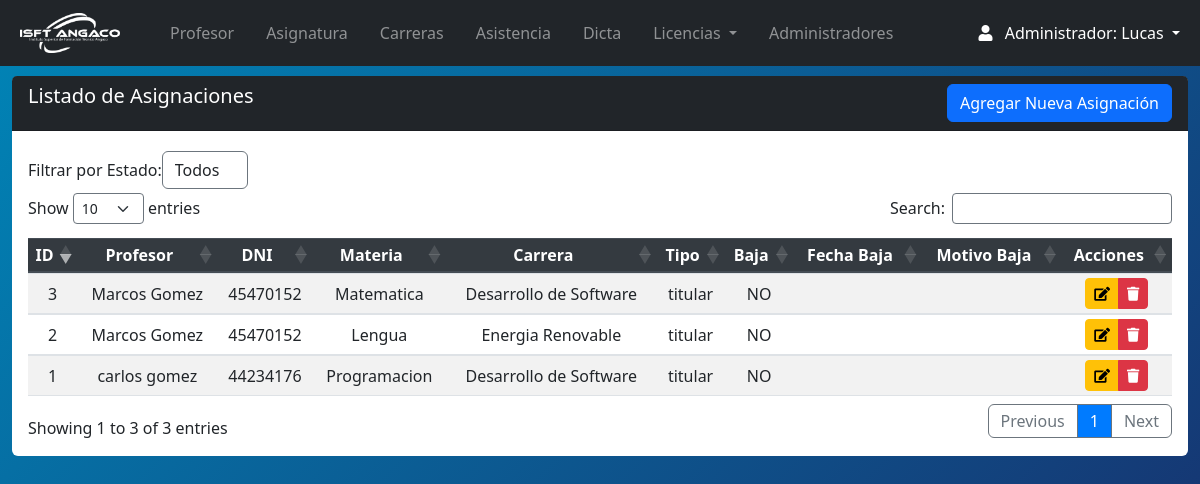
/Views/admin/dicta_index.php (signed in), run on the app's committed database.
### tables this page shows
CREATE TABLE `dicta` (
  `id` int(11) NOT NULL,
  `usuario_id` int(11) DEFAULT NULL,
  `FKmateria` int(11) DEFAULT NULL,
  `tipo` enum('titular','interino','suplente') NOT NULL,
  `Baja` enum('SI','NO') NOT NULL,
  `Fecha_baja` date DEFAULT NULL,
  `motivo_baja` varchar(255) DEFAULT NULL,
  `FK_carrera` int(11) DEFAULT NULL,
  `etapa` varchar(15) NOT NULL
);

CREATE TABLE `usuarios` (
  `id_usuario` int(11) NOT NULL,
  `nombre` varchar(255) NOT NULL,
  `apellido` varchar(255) NOT NULL,
  `dni` varchar(20) NOT NULL,
  `celular` varchar(20) DEFAULT NULL,
  `correo` varchar(255) NOT NULL,
  `password` varchar(255) DEFAULT NULL,
  `direccion` text DEFAULT NULL,
  `foto` varchar(255) DEFAULT NULL,
  `cv` varchar(255) DEFAULT NULL,
  `fechadeingreso` date NOT NULL,
  `fechadebaja` date DEFAULT NULL,
  `etapa` enum('Activo','Inactivo') NOT NULL DEFAULT 'Activo',
  `id_rol` int(11) DEFAULT NULL
);

CREATE TABLE `asignaturas` (
  `id` int(11) NOT NULL,
  `nombre` varchar(255) NOT NULL,
  `cantidaddehoras` int(11) NOT NULL,
  `FK_carrera` int(11) NOT NULL,
  `etapa` enum('Activo','Inactivo') DEFAULT 'Activo'
);

CREATE TABLE `carreras` (
  `id` int(11) NOT NULL,
  `nombre` varchar(255) NOT NULL,
  `descripcion` varchar(255) NOT NULL,
  `etapa` varchar(15) NOT NULL
);

### Views/admin/dicta_index.php (the view, shortened to what this page needs)
<?php
include("../../conn/connection.php");
include("navbar.php");
$db->setAttribute(PDO::ATTR_ERRMODE, PDO::ERRMODE_EXCEPTION);
$etapa = isset($_GET['etapa']) ? $_GET['etapa'] : 'Todos';
$sql = "SELECT d.id, CONCAT(u.nombre, ' ', u.apellido) AS nombre_profesor, u.dni AS dni_profesor, m.nombre AS nombre_materia, c.nombre AS nombre_carrera, d.tipo, d.Baja, d.Fecha_baja, d.motivo_baja, d.etapa
        FROM dicta d
        INNER JOIN usuarios u ON d.usuario_id = u.id_usuario
        INNER JOIN asignaturas m ON d.FKmateria = m.id
        INNER JOIN carreras c ON d.FK_carrera = c.id";
$sql .= " ORDER BY d.id DESC";
$stmt = $db->prepare($sql);
try {
    $stmt->execute();
    $resultado = $stmt->fetchAll(PDO::FETCH_ASSOC);
} catch (PDOException $e) {
    echo "Error en la consulta: " . $e->getMessage();
    exit;
}
?>
<section class="content mt-3">
    <div class="row m-auto">
        <div class="col-sm">
            <div class="card rounded-2 border-0">
                <div class="card-header bg-dark text-white pb-0">
                    <h5 class="d-inline-block">Listado de Asignaciones</h5>
                    <a class="btn btn-primary float-right mb-2" href="dicta_crea.php">Agregar Nueva Asignación</a>
                </div>
                <div class="card-body table-responsive">
                    <form method="get" action="dicta_index.php" class="form-inline justify-content-start my-1">
                        <div class="form-group">
                            <label for="etapa" class="label label-default">Filtrar por Estado: </label>
                            <select name="etapa" id="etapa" class="form-control" onchange="this.form.submit()">
                                <option value="Todos" <?php echo ($etapa === 'Todos') ? 'selected' : ''; ?>>Todos</option>
                            </select>
                        </div>
                    </form>
                    <?php if (empty($resultado)) : ?>
                        <div class="alert alert-info">No hay registros disponibles.</div>
                    <?php else : ?>
                        <table id="example" class="table table-striped table-sm" style="width:100%">
                            <thead class="thead-dark">
                                <tr>
                                    <th>ID</th>
                                    <th>Profesor</th>
                                    <th>DNI</th>
                                    <th>Materia</th>
                                    <th>Carrera</th>
                                    <th>Tipo</th>
                                    <th>Baja</th>
                                    <th>Fecha Baja</th>
                                    <th>Motivo Baja</th>
                                    <th>Acciones</th>
                                </tr>
                            </thead>
                            <tbody>
                                <?php foreach ($resultado as $row) : ?>
                                    <tr>
                                        <td><?php echo htmlspecialchars($row['id']); ?></td>
                                        <td><?php echo htmlspecialchars($row['nombre_profesor']); ?></td>
                                        <td><?php echo htmlspecialchars($row['dni_profesor']); ?></td>
                                        <td><?php echo htmlspecialchars($row['nombre_materia']); ?></td>
                                        <td><?php echo htmlspecialchars($row['nombre_carrera']); ?></td>
                                        <td><?php echo htmlspecialchars($row['tipo']); ?></td>
                                        <td><?php echo htmlspecialchars($row['Baja']); ?></td>
                                        <td><?php echo htmlspecialchars($row['Fecha_baja']); ?></td>
                                        <td><?php echo htmlspecialchars($row['motivo_baja']); ?></td>
                                        <td>
                                            <div class="btn-group">
                                                <a href="dicta_edit.php?id=<?php echo htmlspecialchars($row['id']); ?>" class="btn btn-warning btn-sm"><i class="fas fa-edit"></i></a>
                                                <?php if ($row['etapa'] === 'Inactivo') : ?>
                                                    <button class="btn btn-danger btn-sm" disabled><i class="fas fa-trash"></i></button>
                                                <?php else : ?>
                                                    <button class="btn btn-danger btn-sm" onclick="showBajaModal('<?php echo htmlspecialchars($row['id']); ?>')"><i class="fas fa-trash"></i></button>
                                                <?php endif; ?>
                                            </div>
                                        </td>
                                    </tr>
                                <?php endforeach; ?>
                            </tbody>
                        </table>
                    <?php endif; ?>
                </div>
            </div>
        </div>
    </div>
</section>

### Views/admin/navbar.php (shortened to what this page needs)
<!DOCTYPE html>
<html lang="es">
<head>
  <link rel="stylesheet" href="https://use.fontawesome.com/releases/v5.8.2/css/all.css">
  <link rel="stylesheet" href="../../css/style.css">
  <link href="https://cdn.jsdelivr.net/npm/bootstrap@5.3.2/dist/css/bootstrap.min.css" rel="stylesheet">
  <link rel="stylesheet" href="https://maxcdn.bootstrapcdn.com/bootstrap/4.5.2/css/bootstrap.min.css">
  <link rel="stylesheet" href="https://cdnjs.cloudflare.com/ajax/libs/twitter-bootstrap/5.3.0/css/bootstrap.min.css">
  <link rel="stylesheet" href="https://cdn.datatables.net/1.13.7/css/dataTables.bootstrap5.min.css">
  <link rel="stylesheet" type="text/css" href="https://cdn.datatables.net/1.13.1/css/dataTables.bootstrap5.min.css" />
  <link rel="stylesheet" type="text/css" href="https://cdn.datatables.net/buttons/2.3.3/css/buttons.bootstrap5.min.css" />
  <link rel="stylesheet" href="https://cdn.jsdelivr.net/npm/bootstrap@5.3.0-alpha1/dist/css/bootstrap.min.css" />
  <link rel="stylesheet" href="https://cdnjs.cloudflare.com/ajax/libs/font-awesome/6.2.1/css/all.min.css" />
  <link rel="stylesheet" href="https://cdnjs.cloudflare.com/ajax/libs/font-awesome/5.15.4/css/all.min.css">
</head>
<body>
  <div style="height:60px">
    <nav class="navbar navbar-expand-lg navbar-dark bg-dark fixed-top">
      <div class="container-fluid ml-2 ">
        <a href="index.php" class="navbar-brand mb-0 pr-3 ">
          <img class="d-line-block align-top " src="../../img/LOGO3.png" width="100px" style="margin-right:10px">
        </a>
        <div class="collapse navbar-collapse d-flex" id="navbarNav">
          <ul class="navbar-nav mr-auto flex-grow-1 bd-highlight">
            <div class="collapse navbar-collapse " id="navbarNav">
              <ul class="navbar-nav mr-auto ">
            <li class="nav-item  pr-3">
              <a class="nav-link " href="profe_index.php">Profesor </a>
            </li>
            <li class="nav-item  pr-3">
              <a class="nav-link " href="materia_index.php">Asignatura </a>
            </li>
            <li class="nav-item  pr-3">
              <a class="nav-link " href="carrera_index.php">Carreras</a>
            </li>
             <li class="nav-item  pr-3">
              <a class="nav-link " href="asistencia_index.php">Asistencia</a>
            </li>
            <li class="nav-item  pr-3">
              <a class="nav-link" href="dicta_index.php">Dicta</a>
            </li>
            <li class="nav-item dropdown pr-3">
              <a class="nav-link dropdown-toggle  " href="#" role="button" data-bs-toggle="dropdown" aria-expanded="false">
              Licencias
              </a>
            </li>
            <li class="nav-item  pr-3">
              <a class="nav-link" href="admin_index.php">Administradores</a>
            </li>
          </ul>
          <form class="form-inline d-flex justify-content-end">
            <div class="collapse navbar-collapse" id="navbarNav">
              <ul class="navbar-nav">
                <li class="nav-item dropdown">
                  <a class="nav-link dropdown-toggle active" href="#" role="button" data-bs-toggle="dropdown" aria-expanded="false">
                    <i class="fas fa-user pr-2"></i>
                    Administrador:
                    <?php if (isset($_SESSION['nombre']) ) : ?>
                    <?php echo $_SESSION['nombre'] ; ?>
                    <?php endif; ?>
                    </a>
              </li>
            </div>
            </ul>
        </div>
      </div>
    </nav>
  </div>

### css/style.css (style rules this page uses)
body { position: relative; padding-bottom: 10px; min-height: 100vh; }
select { border-style: solid !important; border-color: #6c757d !important; border-width: 1px !important; }
th, td { text-align: center !important; vertical-align: middle !important; }

### Views/admin/navbar.php (style rules this page uses)
body { background: linear-gradient(135deg,#0085b7, #192a68); }

### data on the page
dicta: id "3", nombre_profesor "Marcos Gomez", usuario.dni "45470152", FKmateria.nombre "Matematica", FK_carrera.nombre "Desarrollo de Software", tipo "titular", Baja "NO"
dicta: id "2", nombre_profesor "Marcos Gomez", usuario.dni "45470152", FKmateria.nombre "Lengua", FK_carrera.nombre "Energia Renovable", tipo "titular", Baja "NO"
dicta: id "1", nombre_profesor "carlos gomez", usuario.dni "44234176", FKmateria.nombre "Programacion", FK_carrera.nombre "Desarrollo de Software", tipo "titular", Baja "NO"

### other printed values
$_SESSION['nombre'] "Lucas"
